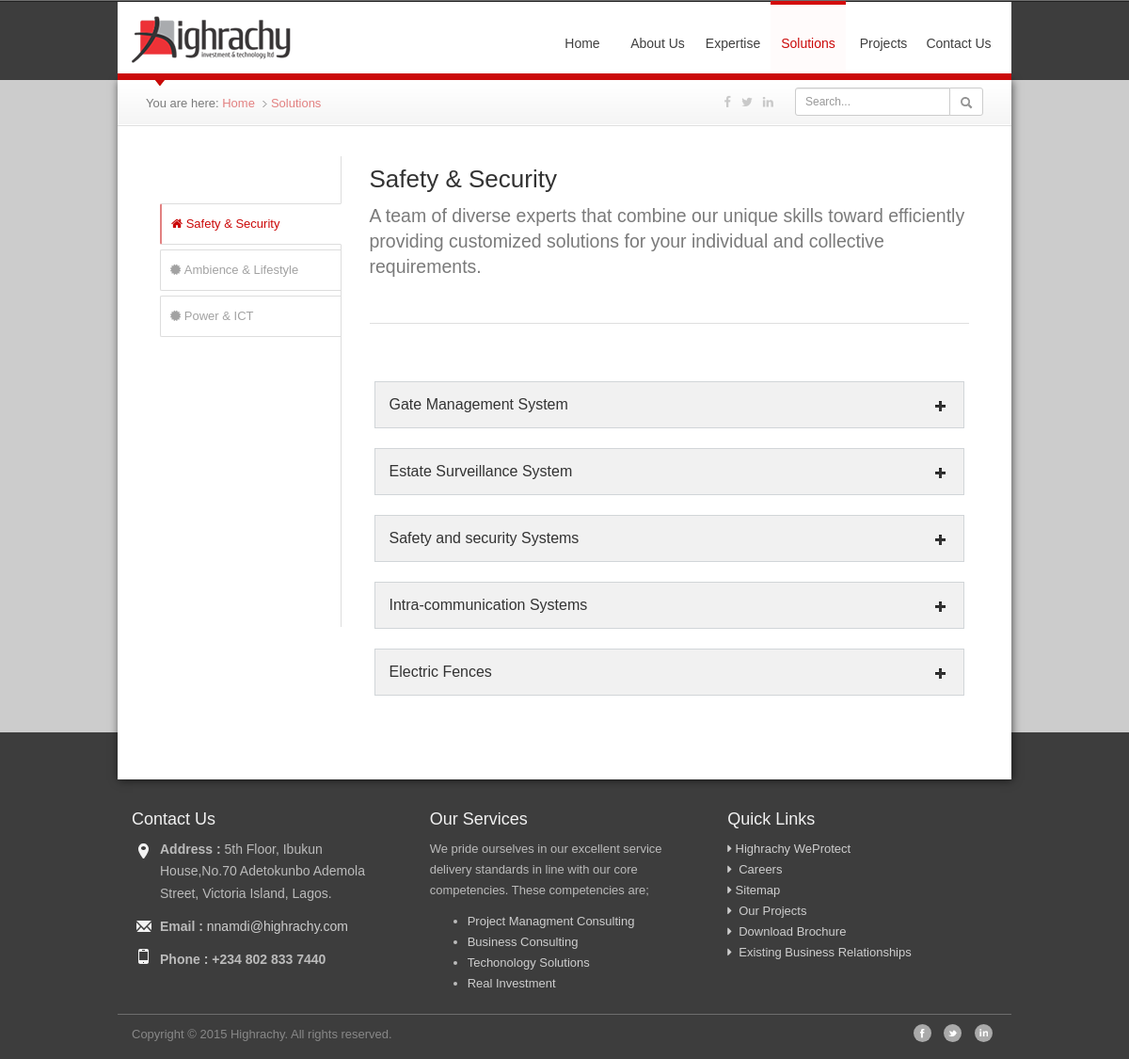
/solutions_old.php, run on the app's committed database.
### tables this page shows
CREATE TABLE `solutions` (
  `id` int(11) NOT NULL,
  `name` varchar(150) NOT NULL,
  `content` text,
  `pics` varchar(150) DEFAULT NULL,
  `link` int(11) NOT NULL DEFAULT '0',
  `priority` int(11) NOT NULL,
  `icons_id` int(11) NOT NULL DEFAULT '1',
  `modified` timestamp NOT NULL DEFAULT CURRENT_TIMESTAMP
);

CREATE TABLE `edit` (
  `id` int(11) NOT NULL,
  `name` varchar(60) NOT NULL,
  `content` mediumtext,
  `modified` timestamp NOT NULL DEFAULT CURRENT_TIMESTAMP ON UPDATE CURRENT_TIMESTAMP
);

CREATE TABLE `icons` (
  `id` int(11) NOT NULL,
  `name` varchar(150) NOT NULL
);

CREATE TABLE `contact` (
  `id` int(11) NOT NULL,
  `address` text NOT NULL,
  `mobile1` varchar(20) NOT NULL,
  `land` varchar(30) NOT NULL,
  `facebook` varchar(250) NOT NULL,
  `twitter` varchar(250) NOT NULL,
  `linked` varchar(250) NOT NULL,
  `modified` timestamp NOT NULL DEFAULT CURRENT_TIMESTAMP
);

CREATE TABLE `expertise` (
  `id` int(11) NOT NULL,
  `name` varchar(150) NOT NULL,
  `content` text,
  `pics` varchar(150) DEFAULT NULL,
  `link` int(11) NOT NULL DEFAULT '0',
  `priority` int(11) NOT NULL DEFAULT '1',
  `icons_id` int(11) DEFAULT NULL,
  `modified` timestamp NOT NULL DEFAULT CURRENT_TIMESTAMP
);

### functions/database.class.php (called while the page is built, shortened)
<?php
class Database {
private $link_id = 0;
private $query_id = 0;
public function __construct($server, $user, $pass, $database, $pre=''){
	$this->server=$server;
	$this->user=$user;
	$this->pass=$pass;
	$this->database=$database;
	$this->link_id = @mysqli_connect($this->server, $this->user, $this->pass, $this->database);
	if (!$this->link_id) {
		trigger_error('Could not connect to MySQL: ' . mysqli_connect_error());
	} else {
		mysqli_set_charset($this->link_id, 'utf8');
	}
}
protected function query($sql) {
	$this->query_id = @mysqli_query($this->link_id,$sql);
	return $this->query_id;
}
protected function fetch_array($query_id=-1) {
	if ($query_id instanceof mysqli_result) {
		$this->query_id=$query_id;
	}
	if (isset($this->query_id)) {
		$record = @mysqli_fetch_assoc($this->query_id);
	}else{
		trigger_error("Invalid Records could not be fetched.");
	}
	return $record;
}
public function fetch_first_row($query_string) {
	$query_id = $this->query($query_string);
	$out = $this->fetch_array($query_id);
	return $out;
}
public function fetch_all_row($sql) {
	$query_id = $this->query($sql);
	$out = array();
	while ($row = $this->fetch_array($query_id)){
		$out[] = $row;
	}
	return $out;
}
protected function free_result($query_id=-1) {
	if ($query_id instanceof mysqli_result) {
		$this->query_id=$query_id;
	}
}
}
?>

### solutions_old.php (the view, shortened to what this page needs)
<?php $title = "solutions"; $script= true; ?>
<?php
require('functions/database.class.php');
$db = new Database(DB_HOST, DB_USER, DB_PASSWORD, DB_NAME);
if (isset($_GET['page']))
  $id = $_GET['page'];
else $id = '1';
$query = "SELECT solutions.name as e_name FROM solutions WHERE solutions.id =$id";
$rows = $db->fetch_all_row($query);
if ($db->total_affected_rows() == 1){
  foreach($rows as $row){
  $page_name =$row['e_name'];
  }
}
else redirect("dashboard_solutions.php");
$query = "SELECT id, name, content, priority FROM solutions  WHERE link=$id ";
$contents = $db->fetch_all_row($query);
$query = "SELECT content FROM edit where id='4'";
$rows = $db->fetch_first_row($query);
$tagline = $rows['content'];
$query = "SELECT solutions.id,solutions.name as name,icons.name as icons_name FROM solutions INNER JOIN icons ON solutions.icons_id = icons.id WHERE link = 0";
$table = $db->fetch_all_row($query);
$option = "";
foreach ($table as $row){
  $option .= '<li class="';
  if ($row['id'] == $id) $option .= 'active';
  $option .= '"><a href="solutions.php?page='.$row['id'].'"'.' title="'.$row['name'].'" class="tipsy';
  $option .= '"><span><i class="'.str_replace("icon-", "fa fa-", $row['icons_name']).'"></i>&nbsp;'.$row['name'].'</span></a></li>';
}
?>
<?php include('includes/header2.inc.php'); ?>
     </div>
     <section>
      <div class="container">
            <div id="content" class="row">
                <?php include('includes/breadcrumb2.inc.php'); ?>
                <div class="maincontent">
                    <div id="tab-one">
                      <div class="col-md-9 col-md-push-3">
                          <div class="tab-content">
                          <h2><?php echo $page_name ?></h2>
                          <div class="lead"><?php echo $tagline ?></div>
                          <div class="break"></div>
                           <div class="row">
                            <dl class="accordion">
                              <?php foreach($contents as $content) : ?>
                              <dt><h3> <span> <?php echo $content['name'] ?></span><i class="pull-right icon-plus"></i></h3></dt>
                              <?php endforeach ?>
                            </dl>
                           </div>
                          </div>
                      </div>
                      <div class="col-md-3 col-md-pull-9">
                          <ul class="nav nav-tabs tabs-left">
                            <?php echo $option ?>
                          </ul>
                      </div>
                    </div>
                </div>
            </div>
      </div>
     </section>
        <?php include('includes/footer2.inc.php'); ?>
    </body>
</html>

### includes/header2.inc.php (shortened to what this page needs)
            <?php
                $query = "SELECT address, mobile1, land,facebook, twitter, linked FROM contact WHERE id='1'";
                $table = $db->fetch_first_row($query);
                $address = $table['address'];
                $mobile1 = $table['mobile1'];
                $facebook = $table['facebook'];
                $twitter = $table['twitter'];
                $linked = $table['linked'];
                $query = "SELECT id,link,name FROM expertise WHERE link <> 0 LIMIT 4";
                $rows = $db->fetch_all_row($query);
                $service = "";
                foreach ($rows as $row){
                    $service .= '<li><a href="expertise.php?page='.$row['link'].'">'.$row['name'].'</a></li>';
                }
            ?>
<!DOCTYPE html>
 <html class="no-js">
    <head>
        <link rel="stylesheet" href="css/highrachy.css">
        <?php if (isset($dashboard) && ($dashboard)) { ?>
        <link rel="stylesheet" href="css/fonts_icons.css">
        <link rel="stylesheet" href="css/dashboard.css">
        <?php } else { ?>
        <link rel="stylesheet" href="css/sprites_icons.css">
    <?php } ?>
    </head>
    <body>
      <div class="container">
    <header>
        <div id="navigation" class="row">
          <div id="logo-region" class="col-md-3 text-center-sm">
            <a href="<?php echo BASE_URL ?>"><img src="img/highrachy_logo.png" alt="logo" class="img-responsive" /></a>
          </div>
          <div class="col-md-9">
            <nav class="navbar highrachy-menu" role="navigation">
              <div class="collapse navbar-collapse navbar-ex1-collapse">
                <ul id="top-nav"  class="nav navbar-right navbar-nav">
                  <?php if (isset($dashboard) && ($dashboard)) { ?>
                            <li><a href="dashboard.php"<?php if ($title=='dashboard') echo 'class="stays-active" ' ?>>Dashboard</a></li>
                            <li><a href="about-content.php"<?php if (isset($sub_title) && ($sub_title=='about_content')) echo 'class="stays-active" ' ?>>About Us</a></li>
                            <li><a href="dashboard_expertise.php"<?php if  (isset($sub_title) && ($sub_title=='dashboard_expertise')) echo 'class="stays-active" ' ?>>Expertise</a></li>
                            <li><a href="dashboard_solutions.php"<?php if  (isset($sub_title) && ($sub_title=='dashboard_solutions')) echo 'class="stays-active" ' ?>>Solutions</a></li>
                            <li><a href="dashboard_product.php"<?php if ($title=='dashboard_product') echo 'class="stays-active" ' ?>>Products</a></li>
                            <li><a href="logout.php">Logout</a></li>
                            <?php } else { ?>
                            <li><a href="index.php"<?php if ($title=='index') echo 'class="stays-active" ' ?>>Home</a></li>
                            <li><a href="about.php"<?php if ($title=='about') echo 'class="stays-active" ' ?>>About Us</a></li>
                            <li><a href="expertise.php"<?php if ($title=='expertise') echo 'class="stays-active" ' ?>>Expertise</a></li>
                            <li><a href="solutions.php"<?php if ($title=='solutions') echo 'class="stays-active" ' ?>>Solutions</a></li>
                            <li><a href="projects.php"<?php if ($title=='projects') echo 'class="stays-active" ' ?>>Projects</a></li>
                            <li><a href="contact.php"<?php if ($title=='contact') echo 'class="stays-active" ' ?>>Contact Us</a></li>
                            <?php } ?>
                </ul>
              </div>
            </nav>
          </div>
        </div>
    </header>

### includes/footer2.inc.php (shortened to what this page needs)
<footer>
    <div class="container">
        <div class="row">
            <div class="col-sm-4">
                <h3>Contact Us</h3>
                <address>
                <p class="home"><span> Address : </span><?php echo strip_tags($address) ?></p>
                <p class="email"><span>Email : </span><a href="mailto:nnamdi@highrachy.com">nnamdi@highrachy.com</a></p>
                <p class="phone"><span>Phone : </span><strong><?php echo $mobile1 ?></strong></p>
                </address>
            </div>
            <div class="col-sm-4 hidden-xs">
                <h3>Our Services</h3>
                <p>We pride ourselves in our excellent service delivery standards in line with our core competencies. These competencies are;  </p>
                    <ul id="footer-links">
                    <?php echo $service ?>
                    </ul>
            </div>
            <div class="col-sm-4 hidden-xs">
                <h3>Quick Links</h3>
                <ul class="list-unstyled">
                    <li><a href="http://weprotect.highrachy.com"><span class="fa fa-caret-right"></span>&nbsp;Highrachy WeProtect </a> </li>
                    <li><a href="career.php"><span class="fa fa-caret-right"></span> &nbsp;Careers&nbsp;  </a></li>
                    <li><a href="sitemap.php"><span class="fa fa-caret-right"></span>&nbsp;Sitemap </a> </li>
                    <li><a href="about.php#projects"><span class="fa fa-caret-right"></span> &nbsp;Our Projects&nbsp;  </a></li>
                    <li><a href="http://highrachy.com/highracy_brochure.pdf"><span class="fa fa-caret-right"></span> &nbsp;Download Brochure&nbsp;  </a></li>
                    <li><a href="about.php#business-relationships"><span class="fa fa-caret-right"></span> &nbsp;Existing Business Relationships&nbsp;  </a></li>
                </ul>
            </div>
        </div>
        <div id="copyright" class="row">
            <div class="col-sm-8 pull-left">Copyright &copy; 2015 Highrachy. All rights reserved.</div>
            <div class="col-sm-4 hidden-xs pull-right">
                <ul class="list-unstyled list-inline pull-right">
                    <li><a href="<?php echo $facebook ?>"><span id="facebook_icon"></span></a></li>
                    <li><a href="<?php echo $twitter ?>"><span id="twitter_icon"></span></a></li>
                    <li><a href="<?php echo $linked ?>"><span id="linkedin_icon"></span></a></li>
                </ul>
            </div>
        </div>
    </div>
</footer>

### data on the page
solutions: name "Safety & Security"
edit: content "A team of diverse experts that combine our unique skills toward efficiently providing customized solutions for your individual and collective requirements."
solutions: name "Gate Management System"
solutions: name "Estate Surveillance System"
solutions: name "Safety and security Systems"
solutions: name "Intra-communication Systems"
solutions: name "Electric Fences"
solutions: name "Ambience & Lifestyle"
solutions: name "Power & ICT"
contact: address "5th Floor, Ibukun House,No.70 Adetokunbo Ademola Street, Victoria Island, Lagos.", mobile1 "+234 802 833 7440"
expertise: name "Project Managment Consulting"
expertise: name "Business Consulting"
expertise: name "Techonology Solutions"
expertise: name "Real Investment"

### other printed values
$home "Home"
replace($title) "Solutions"
